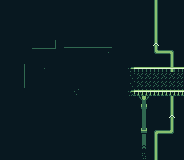

Rendered tile map (Tiled .tmx) drawn with the repository's tilesets; below, a short description and the full map source, tile grids included:
An orthogonal 23x20 tile map with 8x8 px tiles, 4 tile layers (BG, Tile Layer 5, Floors, Top Walls), 1 hidden layer not drawn.

<map version="1.2" tiledversion="2019.04.25" orientation="orthogonal" renderorder="left-down" width="23" height="20" tilewidth="8" tileheight="8" infinite="0" nextlayerid="21" nextobjectid="1">
 <tileset firstgid="1" source="../Tilesets/First.tsx" />
 <layer id="16" name="BG" width="23" height="20">
  <data encoding="csv">
973,973,973,973,973,973,973,973,973,973,973,973,973,973,973,973,973,973,973,973,973,973,973,
973,973,973,973,973,973,973,973,973,973,973,973,973,973,973,973,973,973,973,973,973,973,973,
973,973,973,973,973,973,973,973,973,973,973,973,973,973,973,973,973,973,973,973,973,973,973,
973,973,973,973,973,973,973,973,973,973,973,973,973,973,973,973,973,973,973,973,973,973,973,
973,973,973,973,973,973,973,973,973,973,973,973,973,973,973,973,973,973,973,973,973,973,973,
973,973,973,973,973,973,973,973,973,973,973,973,973,973,973,973,973,973,973,973,973,973,973,
973,973,973,973,973,973,973,973,973,973,973,973,973,973,973,973,973,973,973,973,973,973,973,
973,973,973,973,973,973,973,973,973,973,973,973,973,973,973,973,973,973,973,973,973,973,973,
973,973,973,973,973,973,973,973,973,973,973,973,973,973,973,973,973,973,973,973,973,973,973,
973,973,973,973,973,973,973,973,973,973,973,973,973,973,973,973,973,973,973,973,973,973,973,
973,973,973,973,973,973,973,973,973,973,973,973,973,973,973,973,973,973,973,973,973,973,973,
973,973,973,973,973,973,973,973,973,973,973,973,973,973,973,973,973,973,973,973,973,973,973,
973,973,973,973,973,973,973,973,973,973,973,973,973,973,973,973,973,973,973,973,973,973,973,
973,973,973,973,973,973,973,973,973,973,973,973,973,973,973,973,973,973,973,973,973,973,973,
973,973,973,973,973,973,973,973,973,973,973,973,973,973,973,973,973,973,973,973,973,973,973,
973,973,973,973,973,973,973,973,973,973,973,973,973,973,973,973,973,973,973,973,973,973,973,
973,973,973,973,973,973,973,973,973,973,973,973,973,973,973,973,973,973,973,973,973,973,973,
973,973,973,973,973,973,973,973,973,973,973,973,973,973,973,973,973,973,973,973,973,973,973,
973,973,973,973,973,973,973,973,973,973,973,973,973,973,973,973,973,973,973,973,973,973,973,
973,973,973,973,973,973,973,973,973,973,973,973,973,973,973,973,973,973,973,973,973,973,973
</data>
 </layer>
 <layer id="20" name="Tile Layer 5" width="23" height="20">
  <data encoding="csv">
0,0,0,0,0,0,0,0,0,0,0,0,0,0,0,0,0,0,0,1739,0,0,0,
0,0,0,0,0,0,0,0,0,0,0,0,0,0,0,0,0,0,0,1739,0,0,0,
0,0,0,0,0,0,0,0,0,0,0,0,0,0,0,0,0,0,0,1739,0,0,0,
0,0,0,0,0,0,0,0,0,0,0,0,0,0,0,0,0,0,0,1739,0,0,0,
0,0,0,0,0,0,0,0,0,0,0,0,0,0,0,0,0,0,0,1739,0,0,0,
0,0,0,0,0,0,0,0,0,0,0,0,0,0,0,0,0,0,0,1739,0,0,0,
0,0,0,0,0,0,0,0,0,0,0,0,0,0,0,0,0,0,0,1787,2684356299,3221227259,0,
0,0,0,0,0,0,0,0,0,0,0,0,0,0,0,0,0,0,0,0,0,1739,0,
0,0,0,0,0,0,0,0,0,0,0,0,0,0,0,0,0,0,0,0,0,1739,0,
0,0,0,0,0,0,0,0,0,0,0,0,0,0,0,0,0,0,0,0,0,1739,0,
0,0,0,0,0,0,0,0,0,0,0,0,0,0,0,0,0,0,0,0,0,1739,0,
0,0,0,0,0,0,0,0,0,0,0,0,0,0,0,0,0,0,0,0,0,1739,0,
0,0,0,0,0,0,0,0,0,0,0,0,0,0,0,0,0,0,0,0,0,1739,0,
0,0,0,0,0,0,0,0,0,0,0,0,0,0,0,0,0,0,0,0,0,1739,0,
0,0,0,0,0,0,0,0,0,0,0,0,0,0,0,0,0,0,0,0,0,1739,0,
0,0,0,0,0,0,0,0,0,0,0,0,0,0,0,0,0,0,0,0,0,1739,0,
0,0,0,0,0,0,0,0,0,0,0,0,0,0,0,0,0,0,0,2684356347,2684356299,1610614523,0,
0,0,0,0,0,0,0,0,0,0,0,0,0,0,0,0,0,0,0,1739,0,0,0,
0,0,0,0,0,0,0,0,0,0,0,0,0,0,0,0,0,0,0,1739,0,0,0,
0,0,0,0,0,0,0,0,0,0,0,0,0,0,0,0,0,0,0,1739,0,0,0
</data>
 </layer>
 <layer id="17" name="Floors" width="23" height="20">
  <data encoding="csv">
0,0,0,0,0,0,0,0,0,0,0,0,0,0,0,0,0,0,0,0,0,0,0,
0,0,0,0,0,0,0,0,0,0,0,0,0,0,0,0,0,0,0,0,0,0,0,
0,0,0,0,0,0,0,0,0,0,0,0,0,0,0,0,0,0,0,0,0,0,0,
0,0,0,0,0,0,0,0,0,0,0,0,0,0,0,0,0,0,0,0,0,0,0,
0,0,0,0,0,0,0,0,0,0,0,0,0,0,0,0,0,0,0,0,0,0,0,
0,0,0,0,0,0,1352,0,536872264,536872264,536872264,536872264,536872264,536872264,0,0,0,0,0,1740,0,0,0,
0,0,0,0,1610614088,1610614088,1610614088,0,0,0,0,0,0,154,0,0,0,0,0,0,0,0,0,
0,0,0,0,0,0,0,0,0,0,0,0,0,0,0,0,0,0,0,0,0,0,0,
0,0,0,2147485000,0,154,0,0,0,0,0,0,0,0,0,0,0,0,0,0,0,0,0,
0,0,0,2147485000,0,0,0,0,0,0,0,0,0,0,0,0,105,109,109,109,109,109,109,
0,0,0,2147485000,0,0,0,0,0,0,0,0,0,0,0,0,105,109,109,109,109,109,109,
0,0,0,0,0,0,0,0,0,105,0,0,0,0,0,0,105,109,109,109,109,109,109,
0,0,0,0,0,0,0,0,0,0,0,0,0,0,0,0,0,2147485776,2128,0,0,0,0,
0,0,0,0,0,0,0,0,0,0,0,0,0,0,0,0,0,2147485920,2272,0,0,0,0,
0,0,0,0,0,0,0,0,0,0,0,0,0,0,0,0,0,2147485824,2176,0,0,1740,0,
0,0,0,0,0,0,0,0,0,0,0,0,0,0,0,0,0,2147485824,2176,0,0,0,0,
0,0,0,0,0,0,0,0,0,0,0,0,0,0,0,0,0,2147485920,2272,0,0,0,0,
0,0,0,0,0,0,0,0,0,0,0,0,0,0,0,0,0,2147485824,2176,0,0,0,0,
0,0,0,0,0,0,0,0,0,0,0,0,0,0,0,0,0,2147485872,2224,0,0,0,0,
0,0,0,0,0,0,0,0,0,0,0,0,0,0,0,0,0,3221227792,2320,0,0,0,0
</data>
 </layer>
 <layer id="18" name="Top Walls" width="23" height="20">
  <data encoding="csv">
0,0,0,0,0,0,0,0,0,0,0,0,0,0,0,0,0,0,0,0,0,0,0,
0,0,0,0,0,0,0,0,0,0,0,0,0,0,0,0,0,0,0,0,0,0,0,
0,0,0,0,0,0,0,0,0,0,0,0,0,0,0,0,0,0,0,0,0,0,0,
0,0,0,0,0,0,0,0,0,0,0,0,0,0,0,0,0,0,0,0,0,0,0,
0,0,0,0,0,0,0,0,0,0,0,0,0,0,0,0,0,0,0,0,0,0,0,
0,0,0,0,0,0,0,0,0,0,0,0,0,0,0,0,0,0,0,0,0,0,0,
0,0,0,0,0,0,0,0,0,0,0,0,0,0,0,0,0,0,0,0,0,0,0,
0,0,0,0,0,0,0,0,0,0,0,0,0,0,0,0,0,0,0,0,0,0,0,
0,0,0,0,0,0,0,0,0,0,0,0,0,0,0,0,2037,2036,2036,2036,2036,2036,2036,
0,0,0,0,0,0,0,0,0,0,0,0,0,0,0,0,0,0,0,0,0,0,0,
0,0,0,0,0,0,0,0,0,0,0,0,0,0,0,0,0,0,0,0,0,0,0,
0,0,0,0,0,0,0,0,0,0,0,0,0,0,0,0,2085,2084,2084,2084,2084,2084,2084,
0,0,0,0,0,0,0,0,0,0,0,0,0,0,0,0,0,0,0,0,0,0,0,
0,0,0,0,0,0,0,0,0,0,0,0,0,0,0,0,0,2147485824,2176,0,0,0,0,
0,0,0,0,0,0,0,0,0,0,0,0,0,0,0,0,0,0,0,0,0,0,0,
0,0,0,0,0,0,0,0,0,0,0,0,0,0,0,0,0,0,0,0,0,0,0,
0,0,0,0,0,0,0,0,0,0,0,0,0,0,0,0,0,0,0,0,0,0,0,
0,0,0,0,0,0,0,0,0,0,0,0,0,0,0,0,0,0,0,0,0,0,0,
0,0,0,0,0,0,0,0,0,0,0,0,0,0,0,0,0,0,0,0,0,0,0,
0,0,0,0,0,0,0,0,0,0,0,0,0,0,0,0,0,0,0,0,0,0,0
</data>
 </layer>
 <layer id="19" name="Things" width="23" height="20" visible="0">
  <data encoding="csv">
0,0,0,0,0,0,0,0,0,0,0,0,0,0,0,0,0,0,0,0,0,0,0,
0,0,0,0,0,0,0,0,0,0,0,0,0,0,0,0,0,0,0,0,0,0,0,
0,1700,1700,1700,1700,1700,1700,1700,0,0,0,0,0,0,0,0,0,0,0,0,0,0,0,
0,1700,0,0,1796,1796,0,1700,0,0,0,0,0,0,0,0,0,0,0,0,0,0,0,
0,1700,0,0,0,0,0,1700,1700,1700,1700,1700,1700,1700,1700,1700,0,0,0,0,0,0,0,
0,1700,0,0,0,0,0,0,0,0,0,0,0,0,0,1700,0,0,0,0,0,0,0,
0,1700,0,0,0,0,0,0,0,0,0,0,0,0,0,1700,0,0,0,0,0,0,0,
0,1700,0,0,0,0,0,0,0,0,0,0,0,0,1796,1700,0,0,0,0,0,0,0,
0,1700,1796,0,0,0,0,0,0,0,0,0,0,0,1796,1700,0,0,0,0,0,0,0,
0,1700,1796,0,0,0,0,0,0,0,0,0,0,0,0,0,0,0,0,0,0,0,0,
0,1700,1796,0,0,0,0,0,0,0,0,0,0,0,0,0,0,0,0,0,0,0,0,
0,1700,1796,0,0,0,0,0,0,0,0,0,0,0,0,0,0,0,0,0,0,0,0,
0,1700,0,0,0,0,0,0,0,0,0,0,0,0,0,1700,0,0,0,0,0,0,0,
0,1700,1700,1700,1700,1700,1700,1700,1700,1700,1700,1700,1700,1700,1700,1700,0,0,0,0,0,0,0,
0,0,0,0,0,0,0,0,0,0,0,0,0,0,0,0,0,0,0,0,0,0,0,
0,0,0,0,0,0,0,0,0,0,0,0,0,0,0,0,0,0,0,0,0,0,0,
0,0,0,0,0,0,0,0,0,0,0,0,0,0,0,0,0,0,0,0,0,0,0,
0,0,0,0,0,0,0,0,0,0,0,0,0,0,0,0,0,0,0,0,0,0,0,
0,0,0,0,0,0,0,0,0,0,0,0,0,0,0,0,0,0,0,0,0,0,0,
0,0,0,0,0,0,0,0,0,0,0,0,0,0,0,0,0,0,0,0,0,0,0
</data>
 </layer>
</map>